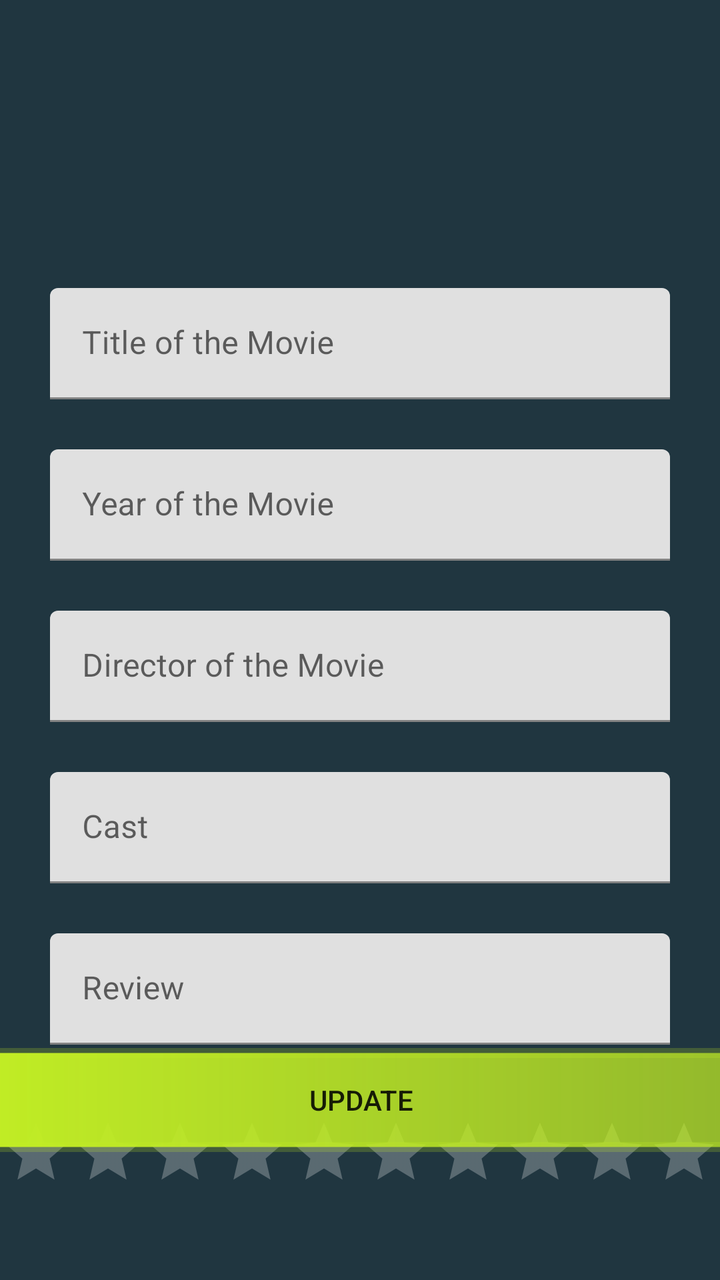
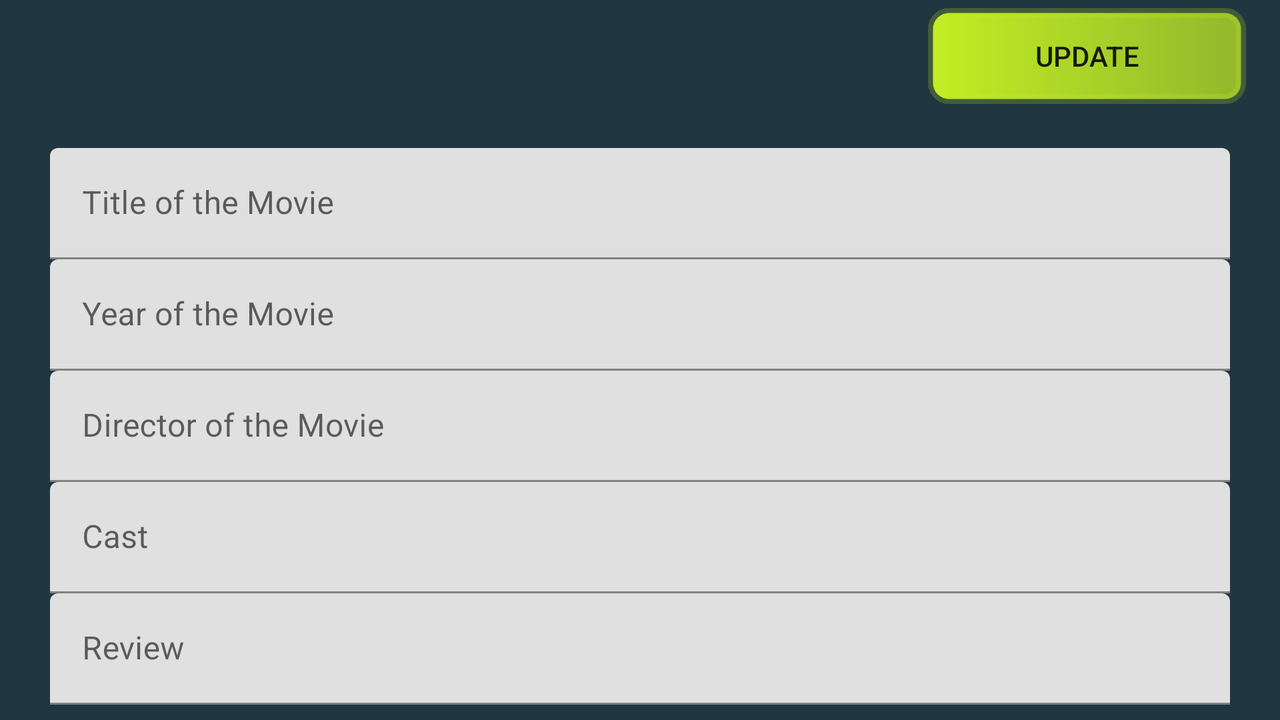

Two renders of one Android screen. The first uses the default layout on a phone; the second uses the alternative layout the repository ships for a different screen configuration, on a matching device. The two XML files are below.
<!-- AndroidManifest.xml: application theme Theme.MovieMania -->
<!-- res/layout/activity_edit_movies2.xml -->
<?xml version="1.0" encoding="utf-8"?>
<androidx.constraintlayout.widget.ConstraintLayout xmlns:android="http://schemas.android.com/apk/res/android"
    xmlns:app="http://schemas.android.com/apk/res-auto"
    xmlns:tools="http://schemas.android.com/tools"
    android:layout_width="match_parent"
    android:layout_height="match_parent"
    tools:context=".EditMovies2"
    android:background="@color/defaultBgColor">

    <TextView
        android:id="@+id/textViewUpdateMovies"
        android:layout_width="wrap_content"
        android:layout_height="wrap_content"
        android:layout_marginTop="24dp"
        android:fontFamily="@font/amarante"
        android:textColor="@color/white"
        android:textSize="45sp"
        app:layout_constraintEnd_toEndOf="parent"
        app:layout_constraintHorizontal_bias="0.502"
        app:layout_constraintStart_toStartOf="parent"
        app:layout_constraintTop_toTopOf="parent" />

    <com.google.android.material.textfield.TextInputLayout
        android:id="@+id/textInputLayoutTitleUpdate"
        android:layout_width="match_parent"
        android:layout_height="wrap_content"
        android:layout_marginTop="60dp"
        android:layout_marginHorizontal="25dp"
        app:layout_constraintEnd_toEndOf="parent"
        app:layout_constraintHorizontal_bias="0.0"
        app:layout_constraintStart_toStartOf="parent"
        app:layout_constraintTop_toBottomOf="@+id/textViewUpdateMovies"
        app:endIconMode="clear_text">

        <com.google.android.material.textfield.TextInputEditText
            android:id="@+id/inputTitleUpdate"
            android:layout_width="match_parent"
            android:layout_height="wrap_content"
            android:hint="@string/title_of_the_movie"/>
    </com.google.android.material.textfield.TextInputLayout>

    <com.google.android.material.textfield.TextInputLayout
        android:id="@+id/textInputLayoutYearUpdate"
        android:layout_width="match_parent"
        android:layout_height="wrap_content"
        android:layout_marginTop="25dp"
        android:layout_marginHorizontal="25dp"
        app:layout_constraintEnd_toEndOf="parent"
        app:layout_constraintStart_toStartOf="parent"
        app:layout_constraintTop_toBottomOf="@+id/textInputLayoutTitleUpdate"
        app:endIconMode="clear_text">

        <com.google.android.material.textfield.TextInputEditText
            android:id="@+id/inputYearUpdate"
            android:layout_width="match_parent"
            android:layout_height="wrap_content"
            android:hint="@string/year_of_the_movie"
            android:inputType="number"
            android:maxLength="4"/>
    </com.google.android.material.textfield.TextInputLayout>

    <com.google.android.material.textfield.TextInputLayout
        android:id="@+id/textInputLayoutDirectorUpdate"
        android:layout_width="match_parent"
        android:layout_height="wrap_content"
        android:layout_marginTop="25dp"
        android:layout_marginHorizontal="25dp"
        app:layout_constraintEnd_toEndOf="parent"
        app:layout_constraintStart_toStartOf="parent"
        app:layout_constraintTop_toBottomOf="@+id/textInputLayoutYearUpdate"
        app:endIconMode="clear_text">

        <com.google.android.material.textfield.TextInputEditText
            android:id="@+id/inputDirectorUpdate"
            android:layout_width="match_parent"
            android:layout_height="wrap_content"
            android:hint="@string/director_of_the_movie" />
    </com.google.android.material.textfield.TextInputLayout>

    <com.google.android.material.textfield.TextInputLayout
        android:id="@+id/textInputLayoutCastUpdate"
        android:layout_width="match_parent"
        android:layout_height="wrap_content"
        android:layout_marginTop="25dp"
        android:layout_marginHorizontal="25dp"
        app:layout_constraintEnd_toEndOf="parent"
        app:layout_constraintStart_toStartOf="parent"
        app:layout_constraintTop_toBottomOf="@+id/textInputLayoutDirectorUpdate"
        app:endIconMode="clear_text">

        <com.google.android.material.textfield.TextInputEditText
            android:id="@+id/inputCastUpdate"
            android:layout_width="match_parent"
            android:layout_height="wrap_content"
            android:hint="@string/cast" />
    </com.google.android.material.textfield.TextInputLayout>

    <com.google.android.material.textfield.TextInputLayout
        android:id="@+id/textInputLayoutReviewUpdate"
        android:layout_width="match_parent"
        android:layout_height="wrap_content"
        android:layout_marginHorizontal="25dp"
        android:layout_marginTop="25dp"
        app:layout_constraintEnd_toEndOf="parent"
        app:layout_constraintStart_toStartOf="parent"
        app:layout_constraintTop_toBottomOf="@+id/textInputLayoutCastUpdate"
        app:endIconMode="clear_text">

        <com.google.android.material.textfield.TextInputEditText
            android:id="@+id/inputReviewUpdate"
            android:layout_width="match_parent"
            android:layout_height="wrap_content"
            android:hint="@string/review" />
    </com.google.android.material.textfield.TextInputLayout>

    <RatingBar
        android:id="@+id/ratingBar"
        style="@style/Widget.AppCompat.RatingBar.Indicator"
        android:isIndicator="false"
        android:layout_width="wrap_content"
        android:layout_height="wrap_content"
        android:scaleX="1"
        android:scaleY="1"
        android:layout_marginTop="36dp"
        android:numStars="10"
        android:progressBackgroundTint="@color/white"
        android:progressTint="@color/yellow"
        android:stepSize="1"
        app:layout_constraintEnd_toEndOf="parent"
        app:layout_constraintStart_toStartOf="parent"
        app:layout_constraintTop_toBottomOf="@+id/textInputLayoutReviewUpdate"
        tools:targetApi="lollipop" />

    <LinearLayout
        android:id="@+id/linearFav"
        android:layout_width="378dp"
        android:layout_height="55dp"
        android:layout_marginTop="32dp"
        android:orientation="vertical"
        app:layout_constraintEnd_toEndOf="parent"
        app:layout_constraintStart_toStartOf="parent"
        app:layout_constraintTop_toBottomOf="@+id/ratingBar"
        tools:ignore="UselessLeaf">

    </LinearLayout>

    <androidx.appcompat.widget.AppCompatButton
        android:id="@+id/btnUpdate"
        android:layout_width="385dp"
        android:layout_height="52dp"
        android:layout_marginBottom="64dp"
        android:background="@drawable/sub_button"
        android:onClick="updateDetails"
        android:text="@string/update"
        app:layout_constraintBottom_toBottomOf="parent"
        app:layout_constraintEnd_toEndOf="parent"
        app:layout_constraintHorizontal_bias="0.502"
        app:layout_constraintStart_toStartOf="parent" />

</androidx.constraintlayout.widget.ConstraintLayout>
<!-- resources referenced by this layout -->
<resources>
  <color name="defaultBgColor">#203640</color>
  <color name="white">#FFFFFFFF</color>
  <color name="yellow">#fadb2a</color>
  <!-- drawable sub_button (drawable-v24) -->
  <?xml version="1.0" encoding="utf-8"?>
  <layer-list xmlns:android="http://schemas.android.com/apk/res/android">
      <item>
          <shape  android:shape="rectangle" >
              <corners
                  android:radius="8dp"
                  />
              <size
                  android:height="40dp"
                  />
              <stroke
                  android:width="5dp"
                  android:color="@color/sBtnBorder"
                  />
              <gradient
                  android:type="linear"
                  android:startColor="@color/sBtnBg"
                  android:endColor="@color/sBtnBg1"
                  />
          </shape>
      </item>
  </layer-list>
  <string name="cast">Cast</string>
  <string name="director_of_the_movie">Director of the Movie</string>
  <string name="review">Review</string>
  <string name="title_of_the_movie">Title of the Movie</string>
  <string name="update">Update</string>
  <string name="year_of_the_movie">Year of the Movie</string>
  <style name="Theme.MovieMania" parent="Theme.MaterialComponents.DayNight.DarkActionBar">
          
          <item name="colorPrimary">@color/purple_500</item>
          <item name="colorPrimaryVariant">@color/purple_700</item>
          <item name="colorOnPrimary">@color/white</item>
          
          <item name="colorSecondary">@color/teal_200</item>
          <item name="colorSecondaryVariant">@color/teal_700</item>
          <item name="colorOnSecondary">@color/black</item>
          
          <item name="android:statusBarColor" tools:targetApi="l">?attr/colorPrimaryVariant</item>
          
      </style>
  <color name="sBtnBorder">#37C1ED24</color>
  <color name="sBtnBg">#C1ED24</color>
  <color name="sBtnBg1">#B5C1ED24</color>
  <color name="purple_500">#FF6200EE</color>
  <color name="purple_700">#FF3700B3</color>
  <color name="teal_200">#FF03DAC5</color>
  <color name="teal_700">#FF018786</color>
  <color name="black">#FF000000</color>
</resources>
<!-- res/layout-land/activity_edit_movies2.xml (the repository's variant of the layout above) -->
<!-- drawn on the phone turned sideways -->
<?xml version="1.0" encoding="utf-8"?>
<androidx.constraintlayout.widget.ConstraintLayout xmlns:android="http://schemas.android.com/apk/res/android"
    xmlns:app="http://schemas.android.com/apk/res-auto"
    xmlns:tools="http://schemas.android.com/tools"
    android:layout_width="match_parent"
    android:layout_height="match_parent"
    android:background="@color/defaultBgColor"
    tools:context=".EditMovies2">

    <TextView
        android:id="@+id/textViewUpdateMovies"
        android:layout_width="wrap_content"
        android:layout_height="wrap_content"
        android:layout_marginTop="4dp"
        android:fontFamily="@font/amarante"
        android:textColor="@color/white"
        android:textSize="45sp"
        app:layout_constraintEnd_toEndOf="parent"
        app:layout_constraintHorizontal_bias="0.028"
        app:layout_constraintStart_toStartOf="parent"
        app:layout_constraintTop_toTopOf="parent" />

    <com.google.android.material.textfield.TextInputLayout
        android:id="@+id/textInputLayoutTitleUpdate"
        android:layout_width="match_parent"
        android:layout_height="wrap_content"
        android:layout_marginHorizontal="25dp"
        android:layout_marginTop="10dp"
        app:endIconMode="clear_text"
        app:layout_constraintEnd_toEndOf="parent"
        app:layout_constraintStart_toStartOf="parent"
        app:layout_constraintTop_toBottomOf="@+id/textViewUpdateMovies">

        <com.google.android.material.textfield.TextInputEditText
            android:id="@+id/inputTitleUpdate"
            android:layout_width="match_parent"
            android:layout_height="wrap_content"
            android:hint="@string/title_of_the_movie" />
    </com.google.android.material.textfield.TextInputLayout>

    <com.google.android.material.textfield.TextInputLayout
        android:id="@+id/textInputLayoutYearUpdate"
        android:layout_width="match_parent"
        android:layout_height="wrap_content"
        android:layout_marginHorizontal="25dp"
        app:endIconMode="clear_text"
        app:layout_constraintEnd_toEndOf="parent"
        app:layout_constraintStart_toStartOf="parent"
        app:layout_constraintTop_toBottomOf="@+id/textInputLayoutTitleUpdate">

        <com.google.android.material.textfield.TextInputEditText
            android:id="@+id/inputYearUpdate"
            android:layout_width="match_parent"
            android:layout_height="wrap_content"
            android:hint="@string/year_of_the_movie"
            android:inputType="number"
            android:maxLength="4" />
    </com.google.android.material.textfield.TextInputLayout>

    <com.google.android.material.textfield.TextInputLayout
        android:id="@+id/textInputLayoutDirectorUpdate"
        android:layout_width="match_parent"
        android:layout_height="wrap_content"
        android:layout_marginHorizontal="25dp"
        app:endIconMode="clear_text"
        app:layout_constraintEnd_toEndOf="parent"
        app:layout_constraintStart_toStartOf="parent"
        app:layout_constraintTop_toBottomOf="@+id/textInputLayoutYearUpdate">

        <com.google.android.material.textfield.TextInputEditText
            android:id="@+id/inputDirectorUpdate"
            android:layout_width="match_parent"
            android:layout_height="wrap_content"
            android:hint="@string/director_of_the_movie" />
    </com.google.android.material.textfield.TextInputLayout>

    <com.google.android.material.textfield.TextInputLayout
        android:id="@+id/textInputLayoutCastUpdate"
        android:layout_width="match_parent"
        android:layout_height="wrap_content"
        android:layout_marginHorizontal="25dp"
        app:endIconMode="clear_text"
        app:layout_constraintEnd_toEndOf="parent"
        app:layout_constraintStart_toStartOf="parent"
        app:layout_constraintTop_toBottomOf="@+id/textInputLayoutDirectorUpdate">

        <com.google.android.material.textfield.TextInputEditText
            android:id="@+id/inputCastUpdate"
            android:layout_width="match_parent"
            android:layout_height="wrap_content"
            android:hint="@string/cast" />
    </com.google.android.material.textfield.TextInputLayout>

    <com.google.android.material.textfield.TextInputLayout
        android:id="@+id/textInputLayoutReviewUpdate"
        android:layout_width="match_parent"
        android:layout_height="wrap_content"
        android:layout_marginHorizontal="25dp"
        app:endIconMode="clear_text"
        app:layout_constraintEnd_toEndOf="parent"
        app:layout_constraintStart_toStartOf="parent"
        app:layout_constraintTop_toBottomOf="@+id/textInputLayoutCastUpdate">

        <com.google.android.material.textfield.TextInputEditText
            android:id="@+id/inputReviewUpdate"
            android:layout_width="match_parent"
            android:layout_height="wrap_content"
            android:hint="@string/review" />
    </com.google.android.material.textfield.TextInputLayout>

    <RatingBar
        android:id="@+id/ratingBar"
        style="@style/Widget.AppCompat.RatingBar.Indicator"
        android:layout_width="wrap_content"
        android:layout_height="wrap_content"
        android:layout_marginTop="20dp"
        android:isIndicator="false"
        android:numStars="10"
        android:progressBackgroundTint="@color/white"
        android:progressTint="@color/yellow"
        android:scaleX="1"
        android:scaleY="1"
        android:stepSize="1"
        app:layout_constraintEnd_toEndOf="parent"
        app:layout_constraintHorizontal_bias="0.071"
        app:layout_constraintStart_toStartOf="parent"
        app:layout_constraintTop_toBottomOf="@+id/textInputLayoutReviewUpdate"
        tools:targetApi="lollipop" />

    <LinearLayout
        android:id="@+id/linearFav"
        android:layout_width="378dp"
        android:layout_height="55dp"
        android:layout_marginTop="12dp"
        android:orientation="vertical"
        app:layout_constraintEnd_toEndOf="parent"
        app:layout_constraintHorizontal_bias="0.948"
        app:layout_constraintStart_toStartOf="parent"
        app:layout_constraintTop_toBottomOf="@+id/textInputLayoutReviewUpdate"
        tools:ignore="UselessLeaf">

    </LinearLayout>

    <androidx.appcompat.widget.AppCompatButton
        android:id="@+id/btnUpdate"
        android:layout_width="159dp"
        android:layout_height="48dp"
        android:layout_marginTop="4dp"
        android:background="@drawable/sub_button"
        android:onClick="updateDetails"
        android:text="@string/update"
        app:layout_constraintEnd_toEndOf="parent"
        app:layout_constraintHorizontal_bias="0.963"
        app:layout_constraintStart_toEndOf="@+id/textViewUpdateMovies"
        app:layout_constraintTop_toTopOf="parent" />

</androidx.constraintlayout.widget.ConstraintLayout>
